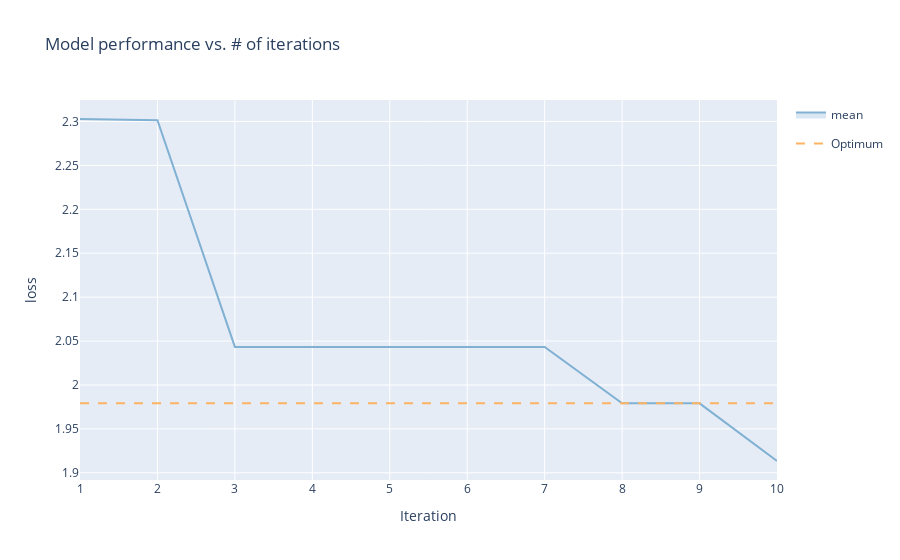

Notebook code cell kept with this figure:
### Code cell
mcdropout.plot_hyperopt_performance()

### Figure 1 — Plotly figure (JSON) as saved in the notebook; plotly's stock layout.template omitted (floating-point values rounded to 4 significant figures)
{"data": [{"hoverinfo": "none", "legendgroup": "", "line": {"width": 0}, "mode": "lines", "showlegend": false, "type": "scatter", "x": [1, 2, 3, 4, 5, 6, 7, 8, 9, 10], "y": [2.303, 2.302, 2.043, 2.043, 2.043, 2.043, 2.043, 1.979, 1.979, 1.913]}, {"fill": "tonexty", "fillcolor": "rgba(128,177,211,0.3)", "legendgroup": "mean", "line": {"color": "rgba(128,177,211,1)"}, "mode": "lines", "name": "mean", "type": "scatter", "x": [1, 2, 3, 4, 5, 6, 7, 8, 9, 10], "y": [2.303, 2.302, 2.043, 2.043, 2.043, 2.043, 2.043, 1.979, 1.979, 1.913]}, {"fill": "tonexty", "fillcolor": "rgba(128,177,211,0.3)", "hoverinfo": "none", "legendgroup": "", "line": {"width": 0}, "mode": "lines", "showlegend": false, "type": "scatter", "x": [1, 2, 3, 4, 5, 6, 7, 8, 9, 10], "y": [2.303, 2.302, 2.043, 2.043, 2.043, 2.043, 2.043, 1.979, 1.979, 1.913]}, {"line": {"color": "rgba(253,180,98,1)", "dash": "dash"}, "mode": "lines", "name": "Optimum", "type": "scatter", "x": [1, 10], "y": [1.979, 1.979]}], "layout": {"showlegend": true, "title": {"text": "Model performance vs. # of iterations"}, "xaxis": {"title": {"text": "Iteration"}}, "yaxis": {"title": {"text": "loss"}}}}
